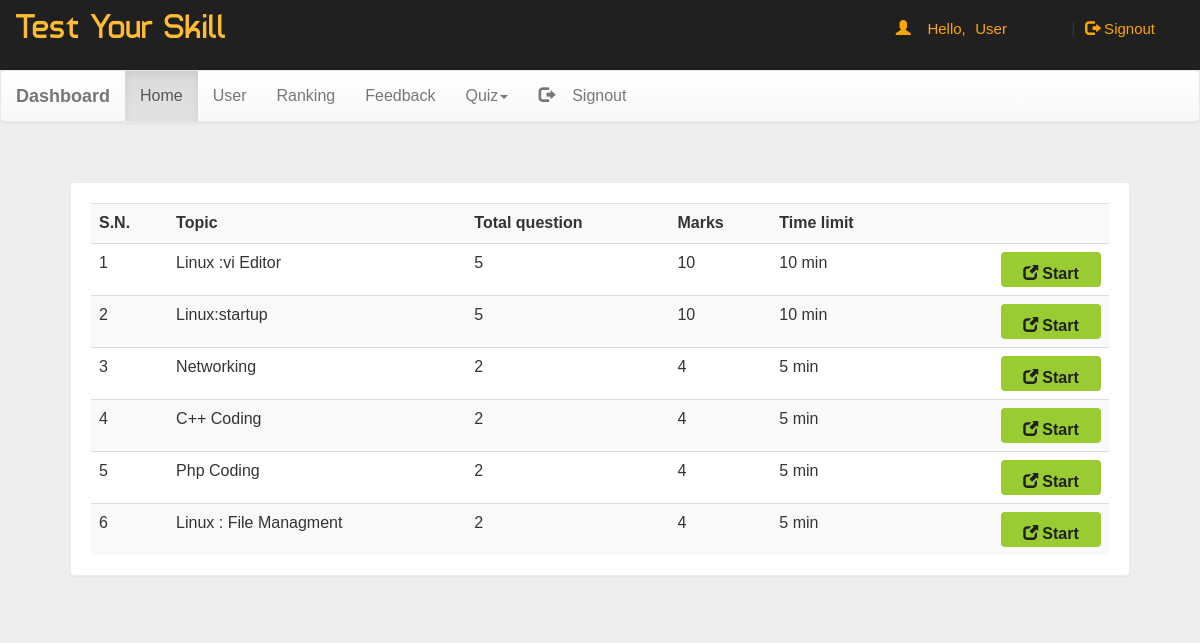
Screenshot of /dash.php (signed in) with the database file from the repository.
### tables this page shows
CREATE TABLE `quiz` (
  `eid` text NOT NULL,
  `title` varchar(100) NOT NULL,
  `sahi` int(11) NOT NULL,
  `wrong` int(11) NOT NULL,
  `total` int(11) NOT NULL,
  `time` bigint(20) NOT NULL,
  `intro` text NOT NULL,
  `tag` varchar(100) NOT NULL,
  `date` timestamp NOT NULL DEFAULT current_timestamp() ON UPDATE current_timestamp()
);

### dash.php (the view, shortened to what this page needs)
<!DOCTYPE html PUBLIC "-//W3C//DTD XHTML 1.0 Transitional//EN" "http://www.w3.org/TR/xhtml1/DTD/xhtml1-transitional.dtd">
<html xmlns="http://www.w3.org/1999/xhtml">
<head>
<link  rel="stylesheet" href="css/bootstrap.min.css"/>
 <link  rel="stylesheet" href="css/bootstrap-theme.min.css"/>
 <link rel="stylesheet" href="css/main.css">
 <link  rel="stylesheet" href="css/font.css">
</head>
<body  style="background:#eee;">
<div class="header">
<div class="row">
<div class="col-lg-6">
<span class="logo">Test Your Skill</span></div>
<?php
 include_once 'dbConnection.php';
$email=$_SESSION['email'];
  if(!(isset($_SESSION['email']))){
header("location:index.php");
}
else
{
$name = $_SESSION['name'];;
echo '<span class="pull-right top title1" ><span class="log1"><span class="glyphicon glyphicon-user" aria-hidden="true"></span>&nbsp;&nbsp;&nbsp;&nbsp;Hello,</span> <a href="account.php" class="log log1">'.$name.'</a>&nbsp;|&nbsp;<a href="logout.php?q=account.php" class="log"><span class="glyphicon glyphicon-log-out" aria-hidden="true"></span>&nbsp;Signout</button></a></span>';
}?>
</div></div>
<nav class="navbar navbar-default title1">
  <div class="container-fluid">
    <div class="navbar-header">
      <a class="navbar-brand" href="dash.php?q=0"><b>Dashboard</b></a>
    </div>
    <div class="collapse navbar-collapse" id="bs-example-navbar-collapse-1">
      <ul class="nav navbar-nav">
        <li <?php if(@$_GET['q']==0) echo'class="active"'; ?>><a href="dash.php?q=0">Home<span class="sr-only">(current)</span></a></li>
        <li <?php if(@$_GET['q']==1) echo'class="active"'; ?>><a href="dash.php?q=1">User</a></li>
		<li <?php if(@$_GET['q']==2) echo'class="active"'; ?>><a href="dash.php?q=2">Ranking</a></li>
		<li <?php if(@$_GET['q']==3) echo'class="active"'; ?>><a href="dash.php?q=3">Feedback</a></li>
        <li class="dropdown <?php if(@$_GET['q']==4 || @$_GET['q']==5) echo'active"'; ?>">
          <a href="#" class="dropdown-toggle" data-toggle="dropdown" role="button" aria-haspopup="true" aria-expanded="false">Quiz<span class="caret"></span></a>
        </li><li class="pull-right"> <a href="logout.php?q=account.php"><span class="glyphicon glyphicon-log-out" aria-hidden="true"></span>&nbsp;&nbsp;&nbsp;&nbsp;Signout</a></li>
      </ul>
          </div>
  </div>
</nav>
<div class="container">
<div class="row">
<div class="col-md-12">
<?php if(@$_GET['q']==0) {
$result = mysqli_query($con,"SELECT * FROM quiz ORDER BY date DESC") or die('Error');
echo  '<div class="panel"><div class="table-responsive"><table class="table table-striped title1">
<tr><td><b>S.N.</b></td><td><b>Topic</b></td><td><b>Total question</b></td><td><b>Marks</b></td><td><b>Time limit</b></td><td></td></tr>';
$c=1;
while($row = mysqli_fetch_array($result)) {
	$title = $row['title'];
	$total = $row['total'];
	$sahi = $row['sahi'];
    $time = $row['time'];
	$eid = $row['eid'];
$q12=mysqli_query($con,"SELECT score FROM history WHERE eid='$eid' AND email='$email'" )or die('Error98');
$rowcount=mysqli_num_rows($q12);
if($rowcount == 0){
	echo '<tr><td>'.$c++.'</td><td>'.$title.'</td><td>'.$total.'</td><td>'.$sahi*$total.'</td><td>'.$time.'&nbsp;min</td>
	<td><b><a href="account.php?q=quiz&step=2&eid='.$eid.'&n=1&t='.$total.'" class="pull-right btn sub1" style="margin:0px;background:#99cc32"><span class="glyphicon glyphicon-new-window" aria-hidden="true"></span>&nbsp;<span class="title1"><b>Start</b></span></a></b></td></tr>';
}
}
echo '</table></div></div>';
}
?>
</div>
</div></div>
</body>
</html>

### css/main.css (style rules this page uses)
body { overflow-x:hidden; width:100%; font: 15px "Century Gothic", "Times Roman", sans-serif; background:#eee; min-height:550px; background-attachment:fixed; }
.panel { border-color:#eee; margin:40px; padding:20px; font: 15px "Century Gothic", "Times Roman", sans-serif; }
.header { background:#202020; height:70px; }
.logo { font-family:'typo'; font-size:35px; color:#ffbb33; margin:15px; }
.title1 { font: 16px "Century Gothic", "Times Roman", sans-serif; }
.sub1 { width:90px; color:#202020; background:orange; font-size:15px; height:35px; margin:20px; padding:10px; width:100px; }
.top { margin-top:20px; }
.log1 { font: 15px 'Ubuntu', sans-serif; color:orange; margin-left:10px; }
.log { margin:10px; margin-right:60px; margin-left:5px; color:orange; text-decoration:none; font-size:20px; font-size:15px; }

### rows the page displays
quiz: title "Linux :vi Editor", total "5", $sahi*$total "10", time "10"
quiz: title "Linux:startup", total "5", $sahi*$total "10", time "10"
quiz: title "Networking", total "2", $sahi*$total "4", time "5"
quiz: title "C++ Coding", total "2", $sahi*$total "4", time "5"
quiz: title "Php Coding", total "2", $sahi*$total "4", time "5"
quiz: title "Linux : File Managment", total "2", $sahi*$total "4", time "5"

### other values shown
$name "User"
